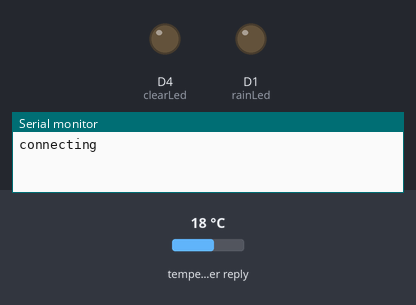
The sketch below on a simulated ESP8266 (NodeMCU). Parts: output pins drawn as LEDs (lit = HIGH), the last lines printed to the serial monitor. The test bench sets the inputs (shaded band); at power-on: temperature in the weather reply 18 °C. WiFi joins after 1.5 s; servers stay silent unless stated; web services answer with replies made up by the test bench.

Above: at 0.1 s.
At 2.0 s:
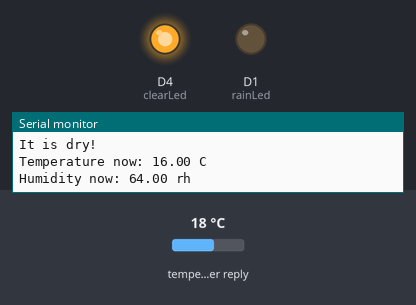
Timing chart, 0 to 3.5 s (numbered marks = the images above):
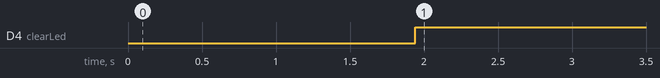

Measured:
- by itself, D4 (clearLed): LOW → HIGH at 1.9 s

The sketch:

IOT_WEATHER.ino
```cpp
#include <ArduinoJson.h>
#include <ESP8266WiFi.h>
#include <WiFiClient.h>

// Replace with your SSID and password details
char ssid[] = "IOT";
char pass[] = "DigitalInteraktion";

WiFiClient client;

// Open Weather Map API server name
const char server[] = "api.openweathermap.org";

// Replace the next line to match your city and 2 letter country code
String nameOfCity = "aarhus,dk";
// How your nameOfCity variable would look like for Lagos on Nigeria
//String nameOfCity = "Lagos,NG";

// Replace the next line with your API Key
String apiKey = "51d33dfc28442977a0c2bbbf9f71f6a3";

String text;

int jsonend = 0;
boolean startJson = false;
int status = WL_IDLE_STATUS;

int rainLed = D1;  // Indicates rain
int clearLed = D4; // Indicates clear sky or sunny


#define JSON_BUFF_DIMENSION 2500

unsigned long lastConnectionTime = 10 * 60 * 1000;     // last time you connected to the server, in milliseconds
const unsigned long postInterval = 10 * 60 * 1000;  // posting interval of 10 minutes  (10L * 1000L; 10 seconds delay for testing)

void setup() {
  pinMode(clearLed, OUTPUT);
  pinMode(rainLed, OUTPUT);

  digitalWrite(clearLed,LOW);
  digitalWrite(rainLed,LOW);

  Serial.begin(9600);

  text.reserve(JSON_BUFF_DIMENSION);

  WiFi.begin(ssid,pass);
  Serial.println("connecting");
  while (WiFi.status() != WL_CONNECTED) {
    delay(500);
    Serial.print(".");
  }
  Serial.println("WiFi Connected");
  printWiFiStatus();


}

void loop() {
  //OWM requires 10mins between request intervals
  //check if 10mins has passed then conect again and pull
  if (millis() - lastConnectionTime > postInterval) {
    // note the time that the connection was made:
    lastConnectionTime = millis();
    makehttpRequest();
  }
}

// print Wifi status
void printWiFiStatus() {
  // print the SSID of the network you're attached to:
  Serial.print("SSID: ");
  Serial.println(WiFi.SSID());

  // print your WiFi shield's IP address:
  IPAddress ip = WiFi.localIP();
  Serial.print("IP Address: ");
  Serial.println(ip);

  // print the received signal strength:
  long rssi = WiFi.RSSI();
  Serial.print("signal strength (RSSI):");
  Serial.print(rssi);
  Serial.println(" dBm");
}

//api.openweathermap.org/data/2.5/forecast?q=lagos,ng&APPID=51d33dfc28442977a0c2bbbf9f71f6a3&mode=json&units=metric&cnt=2
// to request data from OWM
void makehttpRequest() {
  // close any connection before send a new request to allow client make connection to server
  client.stop();
Serial.println("wakeup..");
  // if there's a successful connection:
  if (client.connect(server, 80)) {
     Serial.println("connecting...");
    // send the HTTP PUT request:
    client.println("GET /data/2.5/forecast?q=" + nameOfCity + "&APPID=" + apiKey + "&mode=json&units=metric&cnt=2 HTTP/1.1");
    client.println("Host: api.openweathermap.org");
   // client.println("User-Agent: ArduinoWiFi/1.1");
   // client.println("Connection: close");
    client.println();

Serial.println("made request, waiting for response");

    unsigned long timeout = millis();
    while (client.available() == 0) {
      yield();
      if (millis() - timeout > 5000) {
        Serial.println(">>> Client Timeout !");
        client.stop();
        return;
      }
    }

Serial.println("got response!");


    char c = 0;
    while (client.available()) {
      yield();
      c = client.read();
      // since json contains equal number of open and close curly brackets, this means we can determine when a json is completely received  by counting
      // the open and close occurences,
      //Serial.print(c);
      if (c == '{') {
        startJson = true;         // set startJson true to indicate json message has started
        jsonend++;
      }
      if (c == '}') {
        jsonend--;
      }
      if (startJson == true) {
        text += c;
      }
      // if jsonend = 0 then we have have received equal number of curly braces
      if (jsonend == 0 && startJson == true) {
        parseJson(text.c_str());  // parse c string text in parseJson function
        text = "";                // clear text string for the next time
        startJson = false;        // set startJson to false to indicate that a new message has not yet started
      }
    }
  }
  else {
    // if no connction was made:
    Serial.println("connection failed");
    return;
  }
}

//to parse json data recieved from OWM
void parseJson(const char * jsonString) {
  Serial.println("parsing data");
  //StaticJsonBuffer<4000> jsonBuffer;
  const size_t bufferSize = 2*JSON_ARRAY_SIZE(1) + JSON_ARRAY_SIZE(2) + 4*JSON_OBJECT_SIZE(1) + 3*JSON_OBJECT_SIZE(2) + 3*JSON_OBJECT_SIZE(4) + JSON_OBJECT_SIZE(5) + 2*JSON_OBJECT_SIZE(7) + 2*JSON_OBJECT_SIZE(8) + 720;
  DynamicJsonBuffer jsonBuffer(bufferSize);

  // FIND FIELDS IN JSON TREE
  JsonObject& root = jsonBuffer.parseObject(jsonString);
  if (!root.success()) {
    Serial.println("parseObject() failed");
    return;
  }

  JsonArray& list = root["list"];
  JsonObject& nowT = list[0];
  JsonObject& later = list[1];

  // including temperature and humidity for those who may wish to hack it in

  String city = root["city"]["name"];

  float tempNow = nowT["main"]["temp"];
  float humidityNow = nowT["main"]["humidity"];
  String weatherNow = nowT["weather"][0]["description"];

  float tempLater = later["main"]["temp"];
  float humidityLater = later["main"]["humidity"];
  String weatherLater = later["weather"][0]["description"];

  if(weatherNow.indexOf("rain") > 0){
    Serial.println("It is raining!");
    digitalWrite(rainLed,HIGH);
    digitalWrite(clearLed,LOW);
    }
  else{
    Serial.println("It is dry!");
    digitalWrite(rainLed,LOW);
    digitalWrite(clearLed,HIGH);

  }
  // checking for four main weather possibilities
//  diffDataAction(weatherNow, weatherLater, "clear");
  //diffDataAction(weatherNow, weatherLater, "rain");

  Serial.print("Temperature now: "); Serial.print(tempNow); Serial.println(" C");
  Serial.print("Humidity now: "); Serial.print(humidityNow); Serial.println(" rh");
  Serial.println();
}
```
